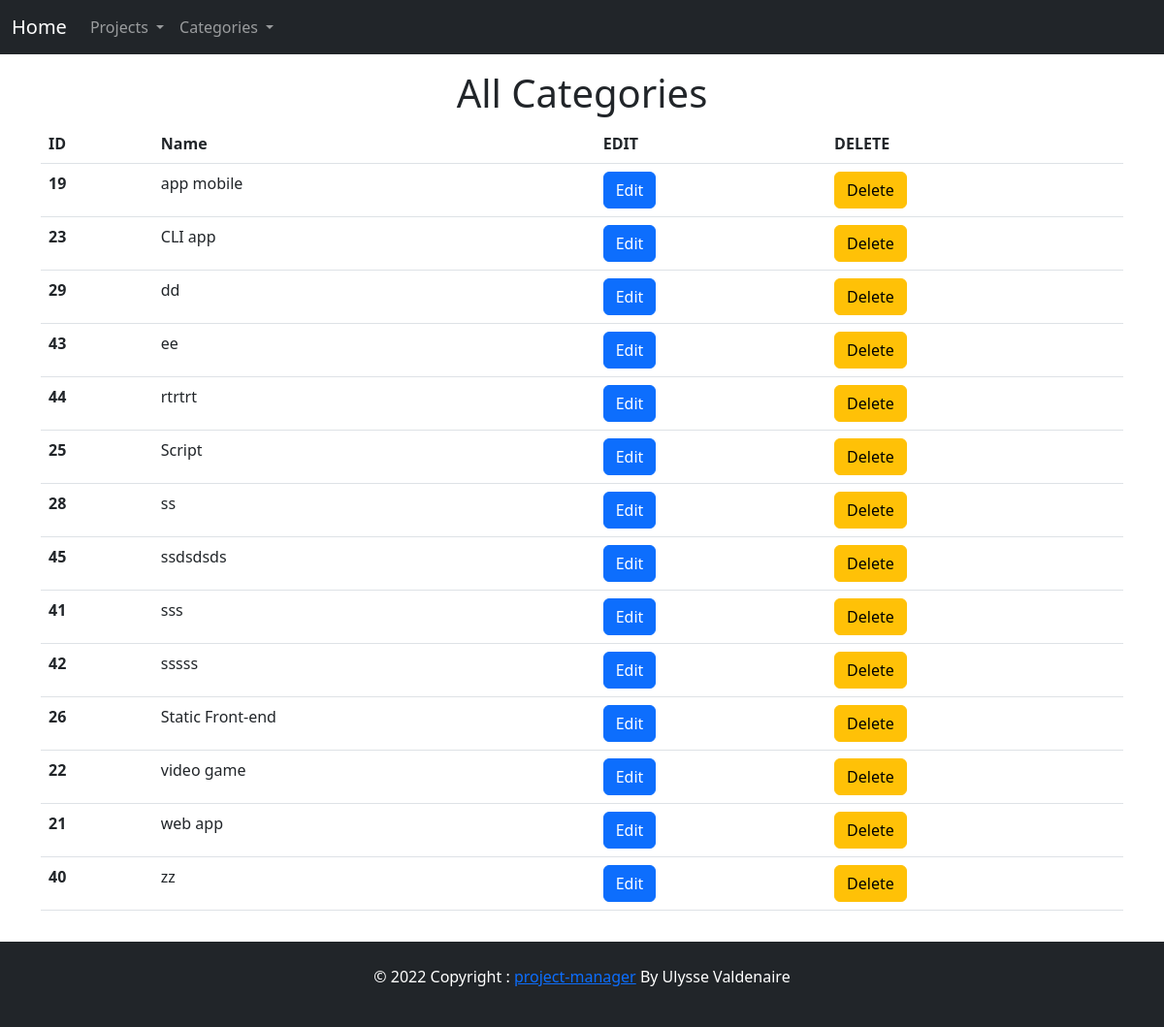
The page /categories on the database its author committed.
### tables this page shows
CREATE TABLE IF NOT EXISTS `categories` (
  `id_category` int(11) NOT NULL AUTO_INCREMENT,
  `name` varchar(50) DEFAULT NULL,
  PRIMARY KEY (`id_category`) USING BTREE,
  UNIQUE KEY `name` (`name`)
);

### App/Core/Render.php (called while the page is built, shortened)
<?php
class Render
{
    private string $viewPath;
    public function __construct(string $viewPath, ?array $args = [])
    {
        $this->viewPath = $viewPath;
    }
    public function view(): string
    {
        require BASE_VIEW_PATH . 'layouts\header.php';
        require BASE_VIEW_PATH . $this->viewPath . '.php';
        require BASE_VIEW_PATH . 'layouts\footer.php';
        return ob_get_clean();
    }
    public function __toString(): string
    {
        return $this->view();
    }
}

### public/index.php (called while the page is built, shortened)
<?php
$router = new Router();
$router->get('/', ['App\Controllers\ProjectController', 'index']);
$router->get('/projects', ['App\Controllers\ProjectController', 'index']);
$router->get('/projects/details', ['App\Controllers\ProjectController', 'details']);
$router->get('/projects/portfolio', ['App\Controllers\ProjectController', 'getProjectsPortfolio']);
$router->get('/projects/in-progress', ['App\Controllers\ProjectController', 'getProjectsInProgress']);
$router->get('/projects/commit-portfolio', ['App\Controllers\ProjectController', 'commitPortfolio']);
$router->get('/projects/edit', ['App\Controllers\ProjectController', 'edit']);
$router->post('/projects/edit', ['App\Controllers\ProjectController', 'edit']);
$router->get('/projects/create', ['App\Controllers\ProjectController', 'create']);
$router->post('/projects/create', ['App\Controllers\ProjectController', 'create']);
$router->post('/projects/delete', ['App\Controllers\ProjectController', 'delete']);
$router->get('/api/projects/single-project', ['App\Controllers\ProjectController', 'getSingleProjectJSON']);
$router->post('/api/projects/edit', ['App\Controllers\ProjectController', 'apiEdit']);
$router->get('/api/projects/all', ['App\Controllers\ProjectController', 'apiGetAllProjects']);
$router->get('/api/projects/category', ['App\Controllers\ProjectController', 'apiGetProjectsByCategory']);
$router->get('/api/projects/status', ['App\Controllers\ProjectController', 'apiGetProjectsByStatus']);
$router->get('/categories', ['App\Controllers\CategoryController', 'index']);
$router->get('/categories/index', ['App\Controllers\CategoryController', 'index']);
$router->get('/categories/create', ['App\Controllers\CategoryController', 'create']);
$router->post('/categories/create', ['App\Controllers\CategoryController', 'create']);
$router->get('/categories/edit', ['App\Controllers\CategoryController', 'edit']);
$router->post('/categories/edit', ['App\Controllers\CategoryController', 'edit']);
$router->post('/categories/delete', ['App\Controllers\CategoryController', 'delete']);
(new App($router, ["method" => $_SERVER["REQUEST_METHOD"], "uri" => $_SERVER["REQUEST_URI"]]))->run();

### App/Controllers/CategoryController.php (called while the page is built, shortened)
<?php
class CategoryController extends Controller
{
    private Category $categoryModel;
    public function __construct()
    {
        $this->categoryModel = new Category();
    }
    public function index(): Render
    {
        $allCategories = $this->categoryModel->selectAll();
        return Render::make("categories/index", compact("allCategories"));
    }
}

### App/Core/Database/Config.php (called while the page is built, shortened)
<?php
class Config
{
    private static $instance;
    public static array $dbConfig;
    private function __construct()
    {
        self::$dbConfig['db_name'] = "projects-manager-prod";
        self::$dbConfig['db_type'] = "mysql";
        self::$dbConfig['db_host'] = "localhost";
        self::$dbConfig['db_user'] = "root";
        self::$dbConfig['db_password'] = "";
    }
    private static function init(): self
    {
        if (is_null(self::$instance)) {
            self::$instance = new self();
        }
        return self::$instance;
    }
    public static function getValue(string $key): string
    {
        return self::$dbConfig[$key];
    }
}

### App/Core/Database/Database.php (called while the page is built, shortened)
<?php
class Database
{
    private ?PDO $PDOInstance = null;
    private static ?self $instance = null;
    private function __construct()
    {
        try {
            $string = Config::getValue('db_type') . ":host=" . Config::getValue('db_host') . ";dbname=" . Config::getValue('db_name');
            $this->PDOInstance  = new PDO($string, Config::getValue('db_user'), Config::getValue('db_password'), [
                PDO::ATTR_ERRMODE => PDO::ERRMODE_EXCEPTION
            ]);
        } catch (Exception $e) {
            echo "an error";
        }
    }
    public static function getInstance(): self
    {
        if (is_null(self::$instance)) {
            self::$instance = new Database();
        }
        return self::$instance;
    }
    public function read(string $query,  array $data = array()): array
    {
        $statement = $this->PDOInstance->prepare($query);
        $statement->execute($data);
        return $statement->fetchAll(PDO::FETCH_OBJ);
    }
}

### App/Models/Category.php (called while the page is built, shortened)
<?php
class Category extends Model
{
    public function __construct()
    {
        $this->db = Database::getInstance();
        $this->table = "categories";
    }
}

### App/Models/Model.php (called while the page is built, shortened)
<?php
abstract class Model
{
    protected Database $db;
    protected string $table;
    public function selectAll(): array
    {
        $query = "SELECT * FROM $this->table";
        return $this->db->read($query);
    }
}

### App/Router/Router.php (called while the page is built, shortened)
<?php
class Router
{
    private array $routes = [];
    public function register(string $path, callable|array $action, string $requestedMethod): void
    {
        $this->routes[$requestedMethod][$path] = $action;
    }
    public function resolve(string $method, string $uri): mixed
    {
        $path = explode('?', $uri)[0];
        $action = $this->routes[$method][$path] ?? null;
        if (is_array($action)) {
            [$class, $classMethod] = $action;
            if (class_exists($class) && method_exists($class, $classMethod)) {
                $controller = new $class();
                return call_user_func_array([$controller, $classMethod], []);
            }
        }
    }
}

### App/views/categories/index.php (the view, shortened to what this page needs)
<div class="row">
    <div class="col-12">
        <h1 class="text-center">All Categories</h1>
    </div>
</div>
<div class="row">
    <div class="col-12">
        <?php if (!$allCategories) : ?>
            <p>There is no category</p>
        <?php else : ?>
            <table class="table">
                <thead>
                    <tr>
                        <th scope="col">ID</th>
                        <th scope="col">Name</th>
                        <th scope="col">EDIT</th>
                        <th scope="col">DELETE</th>
                    </tr>
                </thead>
                <tbody>
                    <?php foreach ($allCategories as $category) : ?>
                        <tr>
                            <th scope="row"><?= $category->id_category ?></th>
                            <td><?= $category->name ?></td>
                            <td><a href="/categories/edit?id=<?= $category->id_category ?>" class="btn btn-primary">Edit</a></td>
                            <td>
                                <form action="/categories/delete" method="POST" onsubmit="return confirm('Are you sure you want to delete this category ?')">
                                    <input type="submit" class="btn btn-warning" value="Delete" name="deleteCategory">
                                </form>
                            </td>
                        </tr>
                    <?php endforeach; ?>
                </tbody>
            </table>
        <?php endif; ?>
    </div>
</div>

### rows shown on the page
categories: id_category "19", name "app mobile"
categories: id_category "23", name "CLI app"
categories: id_category "29", name "dd"
categories: id_category "43", name "ee"
categories: id_category "44", name "rtrtrt"
categories: id_category "25", name "Script"
categories: id_category "28", name "ss"
categories: id_category "45", name "ssdsdsds"
categories: id_category "41", name "sss"
categories: id_category "42", name "sssss"
categories: id_category "26", name "Static Front-end"
categories: id_category "22", name "video game"
categories: id_category "21", name "web app"
categories: id_category "40", name "zz"
